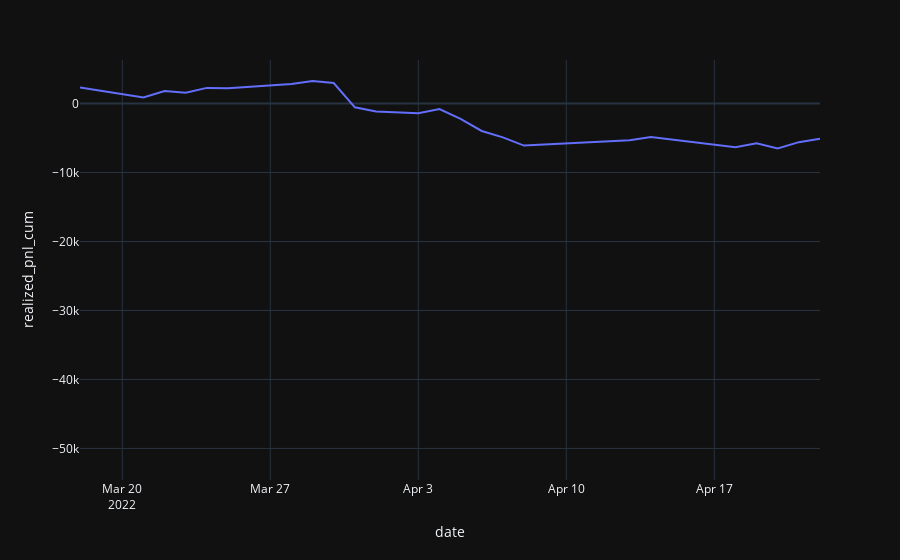

The cell this chart's notebook holds for it:
### Code cell
import plotly.express as px

fig = px.line(df_exec, x=df_exec.index, y="realized_pnl_cum")
fig.show()

### Figure 1 — Plotly figure (JSON) as saved in the notebook; plotly's stock layout.template omitted (floating-point values rounded to 4 significant figures)
{"data": [{"hovertemplate": "date=%{x}<br>realized_pnl_cum=%{y}<extra></extra>", "legendgroup": "", "line": {"color": "#636efa", "dash": "solid"}, "marker": {"symbol": "circle"}, "mode": "lines", "name": "", "orientation": "v", "showlegend": false, "x": ["2022-03-18", "2022-03-21", "2022-03-22", "2022-03-23", "2022-03-24", "2022-03-25", "2022-03-28", "2022-03-29", "2022-03-30", "2022-03-31", "2022-04-01", "2022-04-03", "2022-04-04", "2022-04-05", "2022-04-06", "2022-04-07", "2022-04-08", "2022-04-11", "2022-04-12", "2022-04-13", "2022-04-14", "2022-04-18", "2022-04-19", "2022-04-20", "2022-04-21", "2022-04-22", "Total"], "xaxis": "x", "y": [2326.0, 869.4, 1813.0, 1551.0, 2268.0, 2199.0, 2849.0, 3268.0, 2969.0, -545.9, -1136.0, -1390.0, -803.6, -2214.0, -3977.0, -4904.0, -6099.0, -5650.0, -5442.0, -5324.0, -4849.0, -6344.0, -5766.0, -6497.0, -5598.0, -5107.0, -51530.0], "yaxis": "y", "type": "scatter"}], "layout": {"xaxis": {"anchor": "y", "domain": [0.0, 1.0], "title": {"text": "date"}}, "yaxis": {"anchor": "x", "domain": [0.0, 1.0], "title": {"text": "realized_pnl_cum"}}, "legend": {"tracegroupgap": 0}, "margin": {"t": 60}}}
